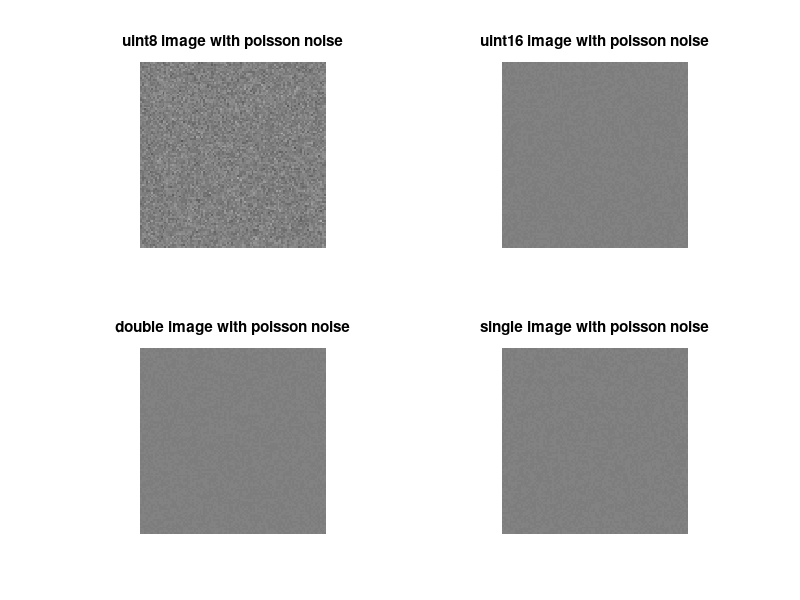

Write MATLAB code to recreate this figure.
  pkg load image
  A = imnoise (2^7 * ones (100, 'uint8'), 'poisson');
  subplot (2, 2, 1)
  imshow (A)
  title ('uint8 image with poisson noise')
  A = imnoise (2^15 * ones (100, 'uint16'), 'poisson');
  subplot (2, 2, 2)
  imshow (A)
  title ('uint16 image with poisson noise')
  A = imnoise (.5 * ones (100), 'poisson');
  subplot (2, 2, 3)
  imshow (A)
  title ('double image with poisson noise')
  A = imnoise (.5 * ones (100, 'single'), 'poisson');
  subplot (2, 2, 4)
  imshow (A)
  title ('single image with poisson noise')